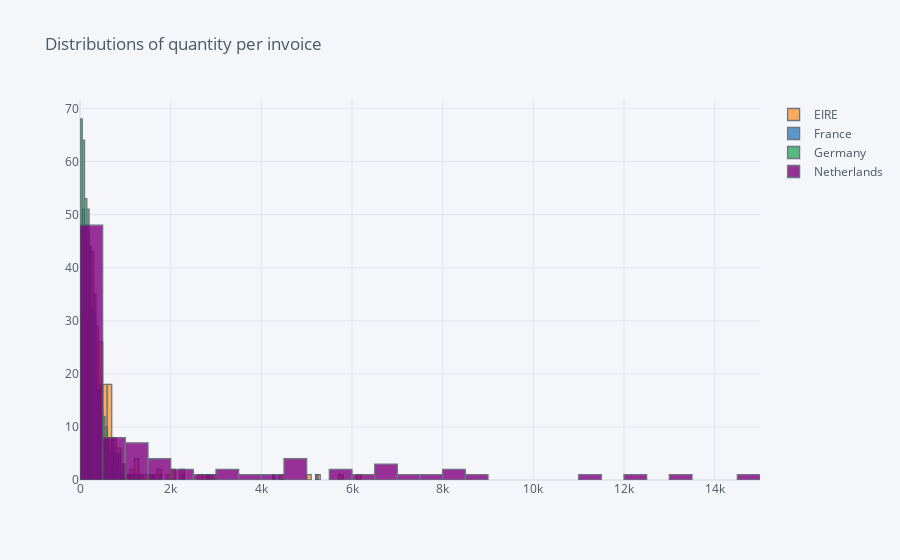

Notebook code for this chart:
### Code cell
countriesdf_pivot.iplot(kind="hist", 
                        title="Distributions of quantity per invoice")

### Figure 1 — Plotly figure (JSON) as saved in the notebook; plotly's stock layout.template omitted (floating-point values rounded to 4 significant figures; data arrays with more than 128 entries replaced by an {"elided": "..."} marker saying what was removed)
{"data": [{"histfunc": "count", "histnorm": "", "marker": {"color": "rgba(255, 153, 51, 1.0)", "line": {"color": "#4D5663", "width": 1.3}}, "name": "EIRE", "opacity": 0.8, "orientation": "v", "type": "histogram", "x": {"elided": "1171 int values"}}, {"histfunc": "count", "histnorm": "", "marker": {"color": "rgba(55, 128, 191, 1.0)", "line": {"color": "#4D5663", "width": 1.3}}, "name": "France", "opacity": 0.8, "orientation": "v", "type": "histogram", "x": {"elided": "1171 int values"}}, {"histfunc": "count", "histnorm": "", "marker": {"color": "rgba(50, 171, 96, 1.0)", "line": {"color": "#4D5663", "width": 1.3}}, "name": "Germany", "opacity": 0.8, "orientation": "v", "type": "histogram", "x": {"elided": "1171 int values"}}, {"histfunc": "count", "histnorm": "", "marker": {"color": "rgba(128, 0, 128, 1.0)", "line": {"color": "#4D5663", "width": 1.3}}, "name": "Netherlands", "opacity": 0.8, "orientation": "v", "type": "histogram", "x": {"elided": "1171 int values"}}], "layout": {"barmode": "overlay", "legend": {"bgcolor": "#F5F6F9", "font": {"color": "#4D5663"}}, "paper_bgcolor": "#F5F6F9", "plot_bgcolor": "#F5F6F9", "title": {"font": {"color": "#4D5663"}, "text": "Distributions of quantity per invoice"}, "xaxis": {"gridcolor": "#E1E5ED", "showgrid": true, "tickfont": {"color": "#4D5663"}, "title": {"font": {"color": "#4D5663"}, "text": ""}, "zerolinecolor": "#E1E5ED"}, "yaxis": {"gridcolor": "#E1E5ED", "showgrid": true, "tickfont": {"color": "#4D5663"}, "title": {"font": {"color": "#4D5663"}, "text": ""}, "zerolinecolor": "#E1E5ED"}}}
